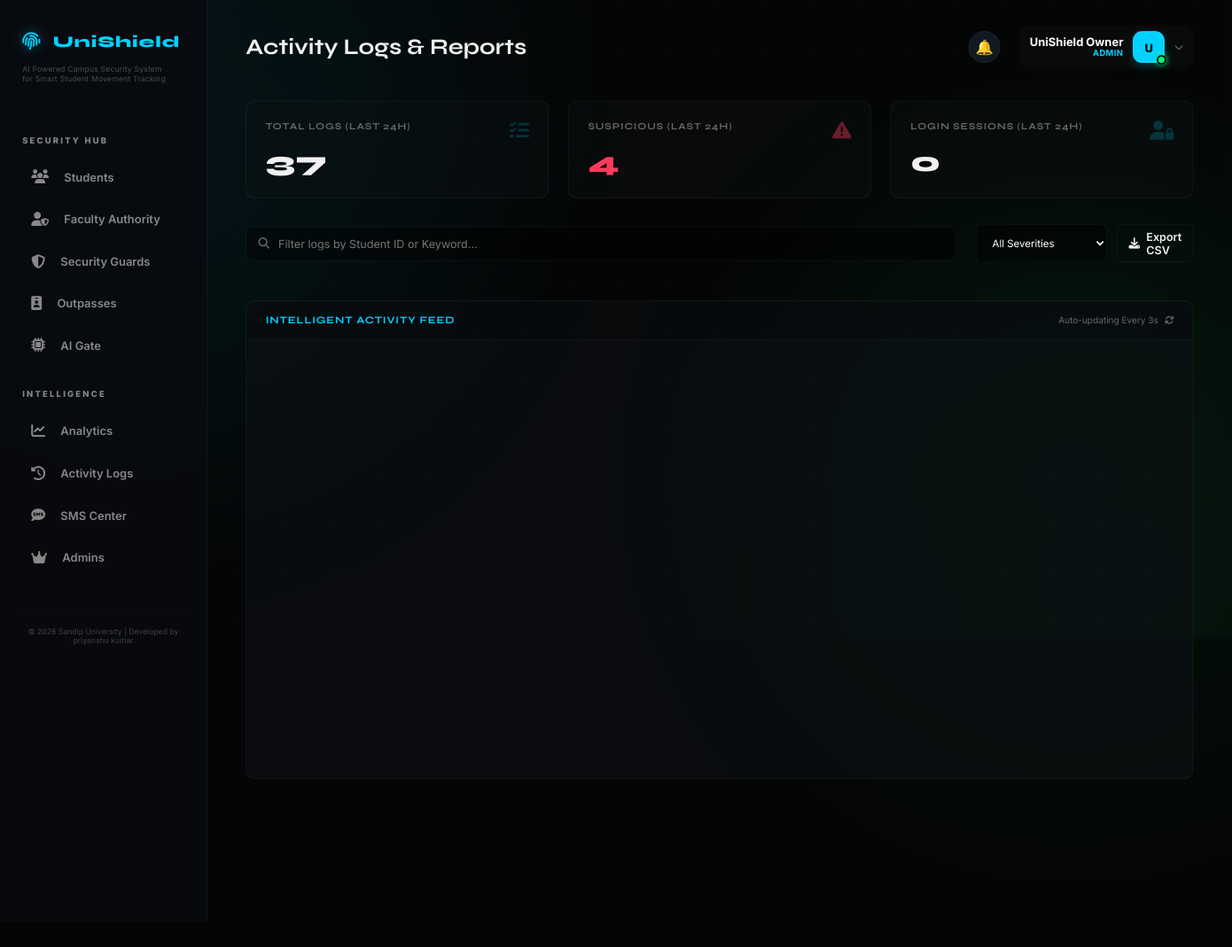
Page /admin/reports?user_id=6 (signed in) on the earlier database version.
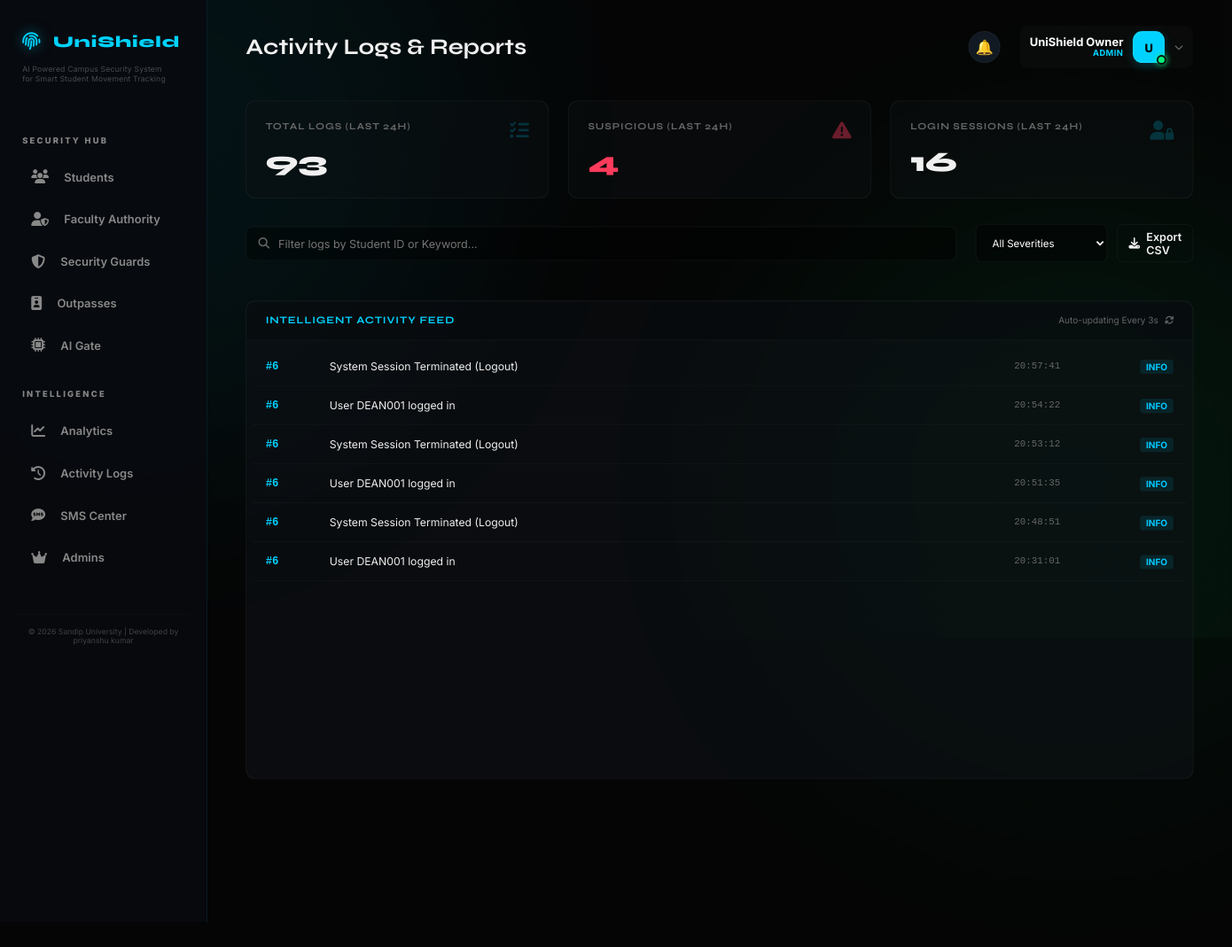
Same page on the later database version.
### models/user.py (models this page shows, shortened)
class User(db.Model, UserMixin):
    __tablename__ = 'users'
    id = db.Column(db.Integer, primary_key=True)
    username = db.Column(db.String(80), unique=True, nullable=False)
    email = db.Column(db.String(120), unique=True)
    password_hash = db.Column(db.String(128), nullable=False)
    role = db.Column(db.String(20), nullable=False)  # admin | guard | student
    name = db.Column(db.String(100), nullable=False)
    student_id = db.Column(db.String(50), unique=True)
    phone = db.Column(db.String(15))
    parent_phone = db.Column(db.String(15))
    department = db.Column(db.String(200))
    course = db.Column(db.String(100))
    session_year = db.Column(db.String(50))
    year = db.Column(db.Integer)
    hostel_room = db.Column(db.String(20))
    face_encoded = db.Column(db.Text)          # JSON string of encoding
    face_image = db.Column(db.String(200))     # Full path to encoded photo
    photo_path = db.Column(db.String(200))     # Path to stored photo
    id_card_photo = db.Column(db.String(200))  # Path to ID card scan
    is_blacklisted = db.Column(db.Boolean, default=False)
    violations = db.Column(db.Integer, default=0)
    admin_role = db.Column(db.String(30), default='VIEWER') # OWNER | SUPER_ADMIN | SECURITY_ADMIN | VIEWER
    employee_id = db.Column(db.String(50), unique=True)
    permissions = db.Column(db.Text) # JSON list of permissions
    status = db.Column(db.String(20), default='PENDING') # PENDING | ACTIVE | INACTIVE
    last_login = db.Column(db.DateTime)
    last_active = db.Column(db.DateTime, default=datetime.utcnow)
    last_action = db.Column(db.String(200)) # Last readable action performed
    is_active = db.Column(db.Boolean, default=True)
    created_at = db.Column(db.DateTime, default=datetime.utcnow)
    signature_path = db.Column(db.String(200))
    stamp_path = db.Column(db.String(200))
    assigned_gate = db.Column(db.String(50))
    shift_timing = db.Column(db.String(100))
    emergency_contact = db.Column(db.String(15))
    aadhar_document = db.Column(db.String(200))  # Self-attested document

### models/log.py (models this page shows)
class ActivityLog(db.Model):
    __tablename__ = 'activity_logs'
    id = db.Column(db.Integer, primary_key=True)
    user_id = db.Column(db.Integer, db.ForeignKey('users.id'))
    action = db.Column(db.String(200), nullable=False)
    description = db.Column(db.Text)
    ip_address = db.Column(db.String(45))
    severity = db.Column(db.String(20), default='info')  # info|warning|critical
    timestamp = db.Column(db.DateTime, default=datetime.utcnow)
    user = db.relationship('User', backref=db.backref('activities', lazy=True))

### routes/admin.py (the view)
@admin_bp.route('/reports')
@login_required
@admin_required
def reports():
    last_24h = datetime.utcnow() - timedelta(hours=24)
    total_24h = ActivityLog.query.filter(ActivityLog.timestamp >= last_24h).count()
    suspicious = ActivityLog.query.filter(ActivityLog.timestamp >= last_24h, ActivityLog.action.ilike('%blacklist%')).count()
    logins = ActivityLog.query.filter(ActivityLog.timestamp >= last_24h, ActivityLog.action.ilike('%login%')).count()
    target_user = request.args.get('user_id')
    query = ActivityLog.query
    if target_user:
        query = query.filter_by(user_id=target_user)
    all_logs = query.order_by(ActivityLog.timestamp.desc()).all()
    return render_template('admin/reports.html',
                         logs=all_logs,
                         total_today=total_24h,
                         suspicious_count=suspicious,
                         login_count=logins)

### routes/admin.py (called while the page is built)
def admin_required(f):
    @wraps(f)
    def decorated_function(*args, **kwargs):
        if not current_user.is_authenticated or current_user.role != 'admin':
            flash('Admin access required', 'danger')
            return redirect(url_for('auth.login'))
        return f(*args, **kwargs)
    return decorated_function

### templates/admin/reports.html (shortened to what this page needs)
{% extends "base.html" %}
{% block page_title %}Activity Logs & Reports{% endblock %}
{% block content %}
<div class="reports-summary-grid">
    <div class="summary-card">
        <i class="fas fa-list-check"></i>
        <h4>Total Logs (Last 24h)</h4>
        <div class="value" id="summary-total">{{ total_today }}</div>
    </div>
    <div class="summary-card suspicious">
        <i class="fas fa-triangle-exclamation"></i>
        <h4>Suspicious (Last 24h)</h4>
        <div class="value" id="summary-suspicious">{{ suspicious_count }}</div>
    </div>
    <div class="summary-card">
        <i class="fas fa-user-lock"></i>
        <h4>Login Sessions (Last 24h)</h4>
        <div class="value" id="summary-logins">{{ login_count }}</div>
    </div>
</div>
<div class="reports-layout">
    <div class="controls-bar">
        <div class="search-box">
            <i class="fas fa-search"></i>
            <input type="text" id="logSearch" placeholder="Filter logs by Student ID or Keyword...">
        </div>
        <div class="filter-group">
            <select class="filter-select" id="severityFilter">
                <option value="all">All Severities</option>
            </select>
            <a href="{{ url_for('admin.export', type='logs', format='csv') }}" class="btn btn-ghost"><i class="fas fa-download"></i> Export CSV</a>
        </div>
    </div>
    <div class="logs-container">
        <div class="logs-header">
            <h3 style="font-size: 0.8rem; letter-spacing: 1px; color: var(--accent);">INTELLIGENT ACTIVITY FEED</h3>
            <div style="font-size: 0.7rem; color: var(--text-muted);">Auto-updating Every 3s <i class="fas fa-sync fa-spin" style="margin-left: 5px;"></i></div>
        </div>
        <div class="logs-scroll" id="logs-feed">
            {% for log in logs %}
            <div class="log-entry" data-id="{{ log.id }}" data-severity="{{ 'CRITICAL' if 'blacklist' in log.action.lower() else 'INFO' }}">
                <div class="log-id">#{{ log.user_id if log.user_id else 'SYS' }}</div>
                <div class="log-action">{{ log.action }}</div>
                <div class="log-time">{{ log.timestamp.strftime('%H:%M:%S') }}</div>
                <div class="log-severity">
                    {% if 'blacklist' in log.action.lower() %}
                    <span class="badge-sev critical">CRITICAL</span>
                    {% else %}
                    <span class="badge-sev info">INFO</span>
                    {% endif %}
                </div>
            </div>
            {% endfor %}
        </div>
    </div>
</div>
{% endblock %}

### templates/base.html (shortened to what this page needs)
<!DOCTYPE html>
<html lang="en">
<head>
    <link rel="stylesheet" href="https://cdnjs.cloudflare.com/ajax/libs/font-awesome/6.4.0/css/all.min.css">
</head>
<body>
    <div class="bg-blob blob-1"></div>
    <div class="bg-blob blob-2"></div>
    <div class="bg-blob blob-3"></div>
    {% if current_user.is_authenticated %}
    <aside>
        <a href="/" class="logo" style="margin-bottom: 1rem;">
            <i class="fas fa-fingerprint"></i>
            <span>UniShield</span>
        </a>
        <div style="font-size: 0.6rem; color: var(--text-muted); text-align: left; padding-left: 0.5rem; margin-bottom: 2rem; letter-spacing: 0.2px; line-height: 1.3; opacity: 0.7;">
            AI Powered Campus Security System<br>for Smart Student Movement Tracking
        </div>
        <div class="nav-section">
            <div class="nav-section-title">Security Hub</div>
            {% if current_user.role == 'admin' %}
                <a href="{{ url_for('admin.students') }}" class="nav-link"><i class="fas fa-users"></i> Students</a>
                <a href="{{ url_for('admin.manage_faculty') }}" class="nav-link"><i class="fas fa-user-shield"></i> Faculty Authority</a>
                <a href="{{ url_for('admin.guards') }}" class="nav-link"><i class="fas fa-shield-halved"></i> Security Guards</a>
                <a href="{{ url_for('admin.outpasses') }}" class="nav-link"><i class="fas fa-id-badge"></i> Outpasses</a>
                <a href="{{ url_for('gate.terminal') }}" class="nav-link"><i class="fas fa-microchip"></i> AI Gate</a>
                <div class="nav-section-title">Intelligence</div>
                <a href="{{ url_for('admin.analytics') }}" class="nav-link"><i class="fas fa-chart-line"></i> Analytics</a>
                <a href="{{ url_for('admin.reports') }}" class="nav-link"><i class="fas fa-history"></i> Activity Logs</a>
                <a href="{{ url_for('admin.sms_center') }}" class="nav-link"><i class="fas fa-sms"></i> SMS Center</a>
                <a href="{{ url_for('admin.manage_admins') }}" class="nav-link"><i class="fas fa-crown"></i> Admins</a>
            {% elif current_user.role == 'guard' %}
                <a href="{{ url_for('guard.dashboard') }}" class="nav-link"><i class="fas fa-desktop"></i> Terminal</a>
                <a href="{{ url_for('gate.terminal') }}" class="nav-link"><i class="fas fa-microchip"></i> AI Gate</a>
            {% elif current_user.role == 'warden' %}
                <a href="{{ url_for('warden.dashboard') }}" class="nav-link"><i class="fas fa-home"></i> Dashboard</a>
            {% elif current_user.role in ['hod', 'dean'] %}
                <a href="{{ url_for('faculty.dashboard') }}" class="nav-link"><i class="fas fa-home"></i> Dashboard</a>
            {% else %}
                <a href="{{ url_for('student.dashboard') }}" class="nav-link"><i class="fas fa-home"></i> Dashboard</a>
                <a href="{{ url_for('student.request_outpass') }}" class="nav-link"><i class="fas fa-paper-plane"></i> New Request</a>
            {% endif %}
            <div style="margin-top: 3rem; padding: 1rem 0.5rem 0 0.5rem; font-size: 0.6rem; color: var(--text-muted); text-align: center; opacity: 0.6; border-top: 1px solid rgba(255,255,255,0.03);">
                © 2026 Sandip University | Developed by priyanshu kumar
            </div>
        </div>
    </aside>
    {% endif %}
    <main style="{% if not current_user.is_authenticated %}margin-left: 0;{% endif %}">
        {% if current_user.is_authenticated %}
        <div class="top-bar">
            <h1 style="font-size: 1.75rem;">{% block page_title %}{% endblock %}</h1>
            <div style="display: flex; align-items: center; gap: 1.5rem;">
                {% if current_user.role == 'admin' %}
                <div class="nb-wrap" id="nb-wrap">
                  <button class="nb-btn" onclick="nbToggle()">🔔
                  </button>
                </div>
                {% else %}
                <a href="#" class="notification-bell">
                    <i class="fas fa-bell"></i>
                    <span id="notif-badge" class="badge">0</span>
                </a>
                {% endif %}
                <div class="profile-dropdown-container">
                    <div class="profile-trigger" id="profileTrigger">
                        <div class="profile-info-text">
                            <p class="name">{{ current_user.name }}</p>
                            <p class="role">{{ current_user.role | upper }}</p>
                        </div>
                        <div class="avatar-box">
                            {% if current_user.photo_path %}
                                <img src="{{ url_for('static', filename='uploads/' + current_user.photo_path) }}" alt="Avatar">
                            {% else %}
                                <span>{{ current_user.name[0] | upper }}</span>
                            {% endif %}
                            <div class="online-dot"></div>
                        </div>
                        <i class="fas fa-chevron-down toggle-icon"></i>
                    </div>
                </div>
            </div>
        </div>
        {% endif %}
        {% block content %}{% endblock %}
    </main>
</body>
</html>

### templates/admin/reports.html (style rules this page uses)
.reports-layout { display: grid; grid-template-columns: 1fr; gap: 1.5rem; }
.reports-summary-grid { display: grid; grid-template-columns: repeat(3, 1fr); gap: 1.5rem; margin-bottom: 2rem; }
.summary-card { background: rgba(14, 18, 22, 0.4); border: 1px solid var(--border); border-radius: 12px; padding: 1.5rem; position: relative; overflow: hidden; }
.summary-card h4 { font-size: 0.75rem; color: var(--text-muted); text-transform: uppercase; letter-spacing: 1px; margin-bottom: 1rem; }
.summary-card .value { font-size: 2.2rem; font-weight: 800; font-family: 'Syne', sans-serif; }
.summary-card i { position: absolute; right: 1.5rem; top: 1.5rem; font-size: 1.5rem; opacity: 0.2; color: var(--accent); }
.summary-card.suspicious .value { color: var(--danger); }
.summary-card.suspicious i { color: var(--danger); opacity: 0.4; }
.controls-bar { display: flex; justify-content: space-between; align-items: center; gap: 1.5rem; margin-bottom: 1.5rem; }
.search-box { position: relative; flex: 1; }
.search-box input { width: 100%; background: rgba(0, 0, 0, 0.4); border: 1px solid var(--border); border-radius: 8px; padding: 0.75rem 1rem 0.75rem 2.5rem; color: #fff; outline: none; }
.search-box i { position: absolute; left: 1rem; top: 50%; transform: translateY(-50%); color: var(--text-muted); }
.filter-group { display: flex; gap: 0.75rem; }
.filter-select { background: rgba(0, 0, 0, 0.4); border: 1px solid var(--border); color: #fff; padding: 0.6rem 1rem; border-radius: 8px; font-size: 0.8rem; cursor: pointer; }
.logs-container { background: rgba(14, 18, 22, 0.6); border: 1px solid var(--border); border-radius: 12px; overflow: hidden; height: 600px; display: flex; flex-direction: column; }
.logs-header { padding: 1rem 1.5rem; background: rgba(0, 0, 0, 0.2); border-bottom: 1px solid var(--border); display: flex; justify-content: space-between; align-items: center; }
.logs-scroll { flex: 1; overflow-y: auto; padding: 0.5rem; }
.log-entry { display: grid; grid-template-columns: 80px 1fr 120px 80px; padding: 1rem; border-bottom: 1px solid rgba(255, 255, 255, 0.03); align-items: center; font-size: 0.85rem; transition: background 0.3s; }
.log-id { color: var(--accent); font-family: monospace; font-weight: 700; }
.log-action { color: #eee; }
.log-time { color: var(--text-muted); font-size: 0.75rem; font-family: monospace; }
.log-severity { text-align: right; }
.badge-sev { padding: 2px 8px; border-radius: 4px; font-size: 0.7rem; font-weight: 700; }
.badge-sev.info { background: rgba(0, 200, 255, 0.1); color: #00c8ff; }

Differences in the rows shown:
added ActivityLog: user "6", action "System Session Terminated (Logout)", timestamp "20:57:41", shows "INFO"
added ActivityLog: user "6", action "User DEAN001 logged in", timestamp "20:54:22", shows "INFO"
added ActivityLog: user "6", action "System Session Terminated (Logout)", timestamp "20:53:12", shows "INFO"
added ActivityLog: user "6", action "User DEAN001 logged in", timestamp "20:51:35", shows "INFO"
added ActivityLog: user "6", action "System Session Terminated (Logout)", timestamp "20:48:51", shows "INFO"
added ActivityLog: user "6", action "User DEAN001 logged in", timestamp "20:31:01", shows "INFO"
Other differences:
{{ total_today }}: "37" → "93"
{{ login_count }}: "0" → "16"
